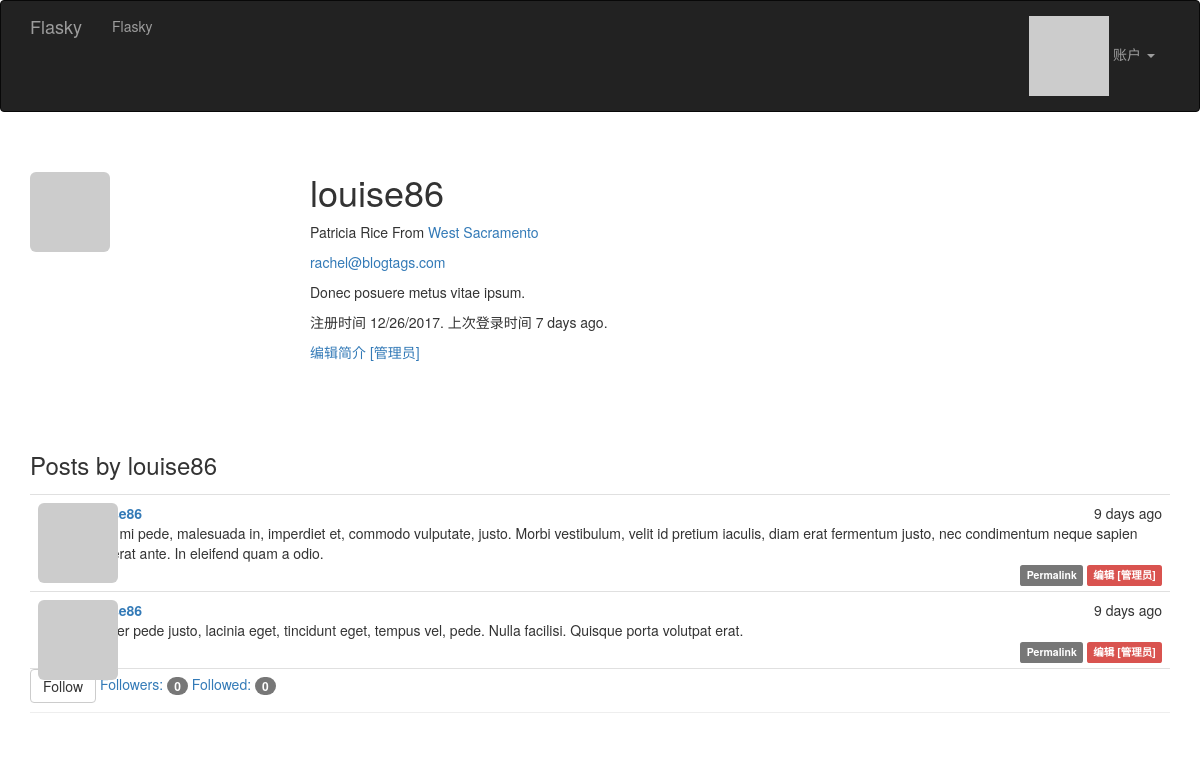
The page /user/louise86 (signed in) on the database its author committed.
### app/modles.py (models this page shows, shortened)
class User(UserMixin, db.Model):
    __tablename__ = 'users'
    id = db.Column(db.Integer, primary_key=True)
    email = db.Column(db.String(64), unique=True, index=True)
    username = db.Column(db.String(64), unique=True, index=True)
    role_id = db.Column(db.Integer, db.ForeignKey('roles.id'))
    password_hash = db.Column(db.String(128))
    confirmed = db.Column(db.Boolean, default=False)
    name = db.Column(db.String(64))
    location = db.Column(db.String(64))
    about_me = db.Column(db.Text())
    member_since = db.Column(db.DateTime(), default=datetime.utcnow)
    last_seen = db.Column(db.DateTime(), default=datetime.utcnow)
    avatar_hash = db.Column(db.String(32))
    posts = db.relationship('Post', backref='author', lazy='dynamic')
    followed = db.relationship('Follow',
                               foreign_keys=[Follow.follower_id],
                               backref=db.backref('follower', lazy='joined'),
                               lazy='dynamic', cascade='all, delete-orphan')
    followers = db.relationship('Follow',
                                foreign_keys=[Follow.followed_id],
                               backref=db.backref('followed', lazy='joined'),
                                lazy='dynamic',
                                cascade='all, delete-orphan')
    @property
    def password(self):
        raise AttributeError('密码不可读取')
    def can(self, permission):
        return self.role is not None and (self.role.permissions & permission) == permission
    def is_administrator(self):
        return self.can(Permission.ADMINISTER)
    def ping(self):
        self.last_seen = datetime.utcnow()
        db.session.add(self)
    def gravatar(self, size=100, default='identicon', rating='g'):
        if request.is_secure:
            url = 'https://secure.gravatar.com/avatar'
        else:
            url = 'http://www.gravatar.com/avatar'
        hash = self.avatar_hash or hashlib.md5(self.email.encode('utf-8')).hexdigest()
        return '{url}/{hash}?s={size}&d={default}&r={rating}'.format(
            url=url, hash=hash, size=size, default=default, rating=rating
        )
    def is_following(self, user):
        return self.followed.filter_by(followed_id=user.id).first() is not None

class Post(db.Model):
    __tablename__ = 'posts'
    id = db.Column(db.Integer, primary_key=True)
    body = db.Column(db.Text)
    timestamp = db.Column(db.DateTime, index=True, default=datetime.utcnow)
    author_id = db.Column(db.Integer, db.ForeignKey('users.id'))
    body_html = db.Column(db.Text)

### app/main/views.py (the view)
@main.route('/user/<username>')
def user(username):
    user = User.query.filter_by(username=username).first_or_404()
    page = request.args.get('page', 1, type=int)
    pagination = user.posts.order_by(Post.timestamp.desc()).paginate(page,
                per_page=current_app.config['FLASKY_POSTS_PER_PAGE'], error_out=False)
    posts = pagination.items
    return render_template('user.html', user=user, posts=posts, pagination=pagination)

### app/auth/views.py (called while the page is built)
@auth.before_app_request
def before_request():
    if current_user.is_authenticated:
        current_user.ping()
        if not current_user.confirmed \
            and request.endpoint[:5] != 'auth.' and request.endpoint != 'static':
            return redirect(url_for('auth.unconfirmed'))

### app/main/__init__.py (called while the page is built)
@main.app_context_processor
def inject_permission():
    return dict(Permission=Permission)

### app/modles.py (called while the page is built)
@login_manager.user_loader
def load_user(user_id):
    return User.query.get(int(user_id))

### app/templates/user.html (shortened to what this page needs)
{% extends "base.html" %}
{% block page_content %}
<div class="page-header">
    <img class="img-rounded profile-thumbnail" src="{{ user.gravatar(size=256) }}">
    <div class="profile-header">
    <h1>{{ user.username }}</h1>
    {% if user.name or user.location %}
    <p>
        {% if user.name %}
        {{ user.name }}
        {% endif %}
        {% if user.location %}
            From <a href="http://maps.google.com/?q={{ user.location }}">{{ user.location }}</a>
        {% endif %}
    </p>
    {% endif %}
    {% if current_user.is_administrator() %}
        <p><a href="mailto:{{ user.email }}">{{ user.email }}</a> </p>
    {% endif %}
    {% if user.about_me %}
    <p>
        {{ user.about_me }}
    </p>
    {% endif %}
    <p>
        注册时间 {{ moment(user.member_since).format('L') }}.
        上次登录时间 {{ moment(user.last_seen).fromNow() }}.
    </p>
    {% if current_user.is_administrator() %}
        <a href="{{ url_for('.edit_profile_admin', id=user.id) }}">编辑简介 [管理员]</a>
    {% endif %}
    </div>
    <h3>Posts by {{ user.username }}</h3>
    {% include '_posts.html' %}
    {% if current_user.can(Permission.FOLLOW) and user != current_user %}
        {% if not current_user.is_following(user) %}
            <a href="{{ url_for('.follow', username=user.username) }}" class="btn btn-default">Follow</a>
        {% else %}
            <a href="{{ url_for('.unfollow', username=user.username) }}" class="btn btn-default">Unfollow</a>
        {% endif %}
    {% endif %}
    <a href="{{ url_for('.followers', username=user.username) }}">
        Followers: <span class="badge">{{ user.followers.count() - 1}}</span>
    </a>
    <a href="{{ url_for('.followed_by', username=user.username) }}">
        Followed: <span class="badge">{{ user.followed.count() - 1}}</span>
    </a>
</div>
{% endblock %}

### app/templates/_posts.html (shortened to what this page needs)
<ul class="posts">
    {% for post in posts %}
    <li class="post">
    <div class="post-thumbnail">
        <a href="{{ url_for('.user', username=post.author.username) }}">
            <img class="img-rounded profile-thumbnail" src="{{ post.author.gravatar(size=40) }}">
        </a>
    </div>
    <div class="post-content">
        <div class="post-date">{{ moment(post.timestamp).fromNow() }}</div>
        <div class="post-author">
            <a href="{{ url_for('.user', username=post.author.username) }}">
            </a>
        </div>
        <div class="post-body">
            {% if post.body_html %}
                {{ post.body_html | safe }}
            {% else %}
                {{ post.body }}
            {% endif %}
        </div>
        <div class="post-footer">
            <a href="{{ url_for('.post', id=post.id) }}">
                <span class="label label-default">Permalink</span>
            </a>
            {% if current_user == post.author %}
            <a href="{{ url_for('.edit', id=post.id) }}">
                <span class="label label-primary">编辑</span>
            </a>
            {% elif current_user.is_administrator() %}
            <a href="{{ url_for('.edit', id=post.id) }}">
                <span class="label label-danger">编辑 [管理员]</span>
            </a>
            {% endif %}
        </div>
    </div>
    </li>
    {% endfor %}
</ul>

### app/static/styles.css (style rules this page uses)
.profile-thumbnail { position: absolute; }
.profile-header { min-height: 260px; margin-left: 280px; }
ul.posts { list-style-type: none; padding: 0px; margin: 16px 0px 0px 0px; border-top: 1px solid #e0e0e0; }
ul.posts li.post { padding: 8px; border-bottom: 1px solid #e0e0e0; }
div.post-date { float: right; }
div.post-author { font-weight: bold; }
div.post-thumbnail { position: absolute; }
div.post-content { margin-left: 48px; min-height: 48px; }
div.post-footer { text-align: right; }

### rows shown on the page
User: username "louise86", name "Patricia Rice", location "West Sacramento", email "rachel@blogtags.com", about_me "Donec posuere metus vitae ipsum.", member_since "12/26/2017", last_seen "7 days ago"
Post: timestamp "9 days ago", body "Cras mi pede, malesuada in, imperdiet et, commodo vulputate, justo. Morbi vestibulum, velit id pretium iaculis, diam erat fermentum justo, nec condimentum neque sapien placerat ante. In eleifend quam a odio."
Post: timestamp "9 days ago", body "Integer pede justo, lacinia eget, tincidunt eget, tempus vel, pede. Nulla facilisi. Quisque porta volutpat erat."

### other values the page prints
{{ user.followers.count() - 1 }} "0"
{{ user.followed.count() - 1 }} "0"
